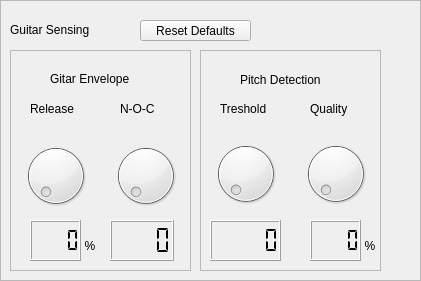
    <widget class="QFrame" name="frame_18">
     <property name="geometry">
      <rect>
       <x>600</x>
       <y>0</y>
       <width>421</width>
       <height>281</height>
      </rect>
     </property>
     <property name="frameShape">
      <enum>QFrame::StyledPanel</enum>
     </property>
     <property name="frameShadow">
      <enum>QFrame::Raised</enum>
     </property>
     <widget class="QLabel" name="label_77">
      <property name="geometry">
       <rect>
        <x>10</x>
        <y>20</y>
        <width>91</width>
        <height>20</height>
       </rect>
      </property>
      <property name="text">
       <string>Guitar Sensing</string>
      </property>
     </widget>
     <widget class="QFrame" name="frame_19">
      <property name="geometry">
       <rect>
        <x>200</x>
        <y>50</y>
        <width>181</width>
        <height>221</height>
       </rect>
      </property>
      <property name="frameShape">
       <enum>QFrame::StyledPanel</enum>
      </property>
      <property name="frameShadow">
       <enum>QFrame::Raised</enum>
      </property>
      <widget class="QLabel" name="label_82">
       <property name="geometry">
        <rect>
         <x>110</x>
         <y>50</y>
         <width>51</width>
         <height>18</height>
        </rect>
       </property>
       <property name="text">
        <string>Quality</string>
       </property>
      </widget>
      <widget class="QLCDNumber" name="lcdNumber_16PitchTedectQuality">
       <property name="geometry">
        <rect>
         <x>110</x>
         <y>170</y>
         <width>51</width>
         <height>41</height>
        </rect>
       </property>
       <property name="digitCount">
        <number>4</number>
       </property>
       <property name="segmentStyle">
        <enum>QLCDNumber::Flat</enum>
       </property>
      </widget>
      <widget class="QLCDNumber" name="lcdNumber_15PitchDetectTreshold">
       <property name="geometry">
        <rect>
         <x>10</x>
         <y>170</y>
         <width>71</width>
         <height>41</height>
        </rect>
       </property>
       <property name="digitCount">
        <number>5</number>
       </property>
       <property name="segmentStyle">
        <enum>QLCDNumber::Flat</enum>
       </property>
      </widget>
      <widget class="QLabel" name="label_81">
       <property name="geometry">
        <rect>
         <x>20</x>
         <y>50</y>
         <width>59</width>
         <height>18</height>
        </rect>
       </property>
       <property name="text">
        <string>Treshold</string>
       </property>
      </widget>
      <widget class="QDial" name="dial_26PitchDetectTreshold">
       <property name="geometry">
        <rect>
         <x>10</x>
         <y>78</y>
         <width>71</width>
         <height>91</height>
        </rect>
       </property>
       <property name="maximum">
        <number>127</number>
       </property>
      </widget>
      <widget class="QLabel" name="label_80">
       <property name="geometry">
        <rect>
         <x>40</x>
         <y>20</y>
         <width>101</width>
         <height>20</height>
        </rect>
       </property>
       <property name="text">
        <string>Pitch Detection</string>
       </property>
      </widget>
      <widget class="QDial" name="dial_25PitchTedectQuality">
       <property name="geometry">
        <rect>
         <x>100</x>
         <y>78</y>
         <width>71</width>
         <height>91</height>
        </rect>
       </property>
       <property name="maximum">
        <number>127</number>
       </property>
      </widget>
      <widget class="QLabel" name="label_92">
       <property name="geometry">
        <rect>
         <x>160</x>
         <y>180</y>
         <width>20</width>
         <height>31</height>
        </rect>
       </property>
       <property name="text">
        <string>%</string>
       </property>
       <property name="alignment">
        <set>Qt::AlignCenter</set>
       </property>
      </widget>
     </widget>
     <widget class="QFrame" name="frame_20">
      <property name="geometry">
       <rect>
        <x>10</x>
        <y>50</y>
        <width>181</width>
        <height>221</height>
       </rect>
      </property>
      <property name="frameShape">
       <enum>QFrame::StyledPanel</enum>
      </property>
      <property name="frameShadow">
       <enum>QFrame::Raised</enum>
      </property>
      <widget class="QLCDNumber" name="lcdNumber_14_GuitSensNoc">
       <property name="geometry">
        <rect>
         <x>100</x>
         <y>170</y>
         <width>64</width>
         <height>41</height>
        </rect>
       </property>
       <property name="digitCount">
        <number>4</number>
       </property>
       <property name="segmentStyle">
        <enum>QLCDNumber::Flat</enum>
       </property>
      </widget>
      <widget class="QDial" name="dial_24GuitarSensNoc">
       <property name="geometry">
        <rect>
         <x>100</x>
         <y>80</y>
         <width>71</width>
         <height>91</height>
        </rect>
       </property>
       <property name="maximum">
        <number>127</number>
       </property>
      </widget>
      <widget class="QLCDNumber" name="lcdNumber_13">
       <property name="geometry">
        <rect>
         <x>20</x>
         <y>170</y>
         <width>51</width>
         <height>41</height>
        </rect>
       </property>
       <property name="digitCount">
        <number>4</number>
       </property>
       <property name="segmentStyle">
        <enum>QLCDNumber::Flat</enum>
       </property>
      </widget>
      <widget class="QLabel" name="label_78">
       <property name="geometry">
        <rect>
         <x>20</x>
         <y>50</y>
         <width>59</width>
         <height>18</height>
        </rect>
       </property>
       <property name="text">
        <string>Release</string>
       </property>
      </widget>
      <widget class="QDial" name="dial_23GitSensRelease">
       <property name="geometry">
        <rect>
         <x>10</x>
         <y>80</y>
         <width>71</width>
         <height>91</height>
        </rect>
       </property>
       <property name="maximum">
        <number>127</number>
       </property>
      </widget>
      <widget class="QLabel" name="label_79">
       <property name="geometry">
        <rect>
         <x>110</x>
         <y>50</y>
         <width>41</width>
         <height>18</height>
        </rect>
       </property>
       <property name="text">
        <string>N-O-C</string>
       </property>
      </widget>
      <widget class="QLabel" name="label_86">
       <property name="geometry">
        <rect>
         <x>40</x>
         <y>20</y>
         <width>101</width>
         <height>18</height>
        </rect>
       </property>
       <property name="text">
        <string>Gitar Envelope</string>
       </property>
      </widget>
      <widget class="QLabel" name="label_83">
       <property name="geometry">
        <rect>
         <x>70</x>
         <y>180</y>
         <width>20</width>
         <height>31</height>
        </rect>
       </property>
       <property name="text">
        <string>%</string>
       </property>
       <property name="alignment">
        <set>Qt::AlignCenter</set>
       </property>
      </widget>
     </widget>
     <widget class="QPushButton" name="pushButtonGuitarSenseDefaults">
      <property name="geometry">
       <rect>
        <x>140</x>
        <y>20</y>
        <width>111</width>
        <height>21</height>
       </rect>
      </property>
      <property name="text">
       <string>Reset Defaults</string>
      </property>
     </widget>
    </widget>
